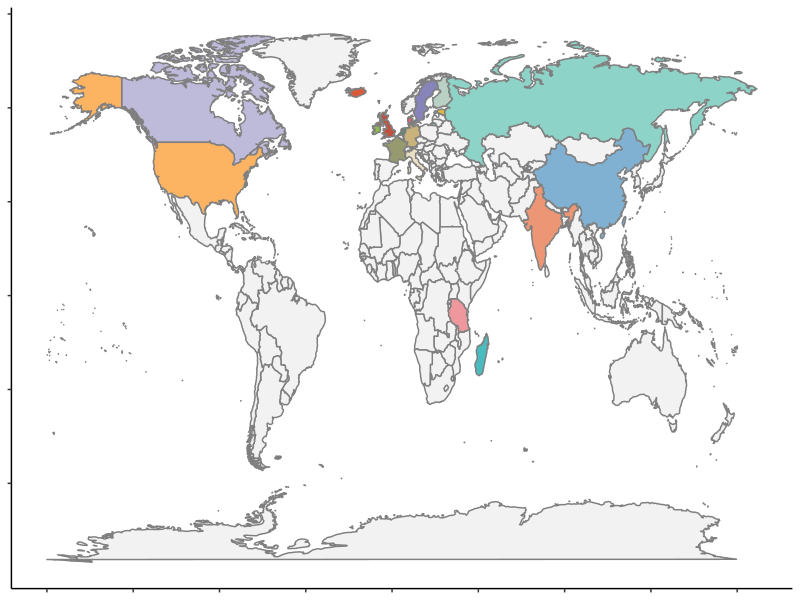
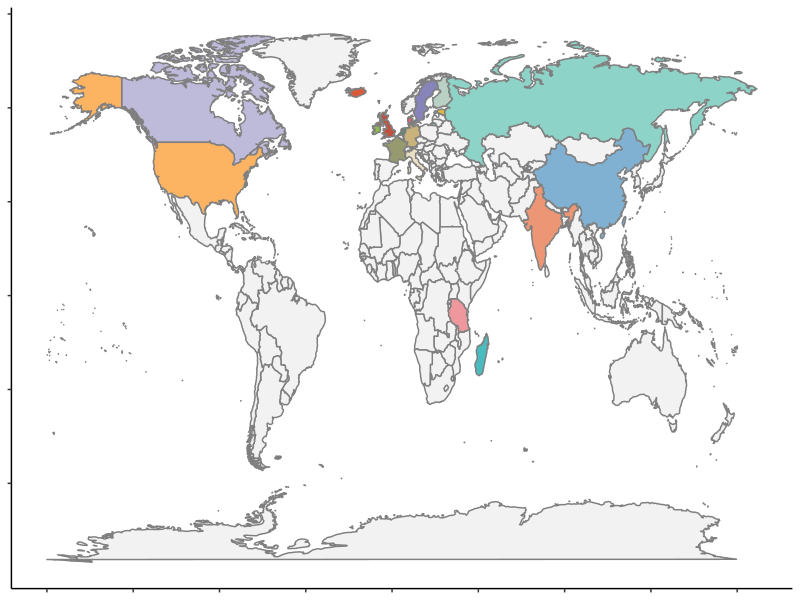

These charts were generated, in order, by the following R code:
library(ggplot2)
world_map <- map_data("world")
world_map$subregion <- ifelse(world_map$region=="Madagascar","Madagascar",ifelse(
  world_map$region=="Tanzania","Tanzania",ifelse(
    world_map$region=="China","China",ifelse(
      world_map$region=="Taiwan","China",ifelse(
        world_map$region=="India","India",ifelse(
          world_map$region=="Denmark","Denmark",ifelse(
            world_map$region=="Estonia","Estonia",ifelse(
              world_map$region=="Finland","Finland",ifelse(
                world_map$region=="France","France",ifelse(
                  world_map$region=="Germany","Germany",ifelse(
                    world_map$region=="Iceland","Iceland",ifelse(
                      world_map$region=="Ireland","Ireland",ifelse(
                        world_map$region=="Italy","Italy",ifelse(
                          world_map$region=="Luxembourg","Luxembourg",ifelse(
                            world_map$region=="Netherlands","Netherlands",ifelse(
                              world_map$region=="Russia","Russia",ifelse(
                                world_map$region=="Sweden","Sweden",ifelse(
                                  world_map$region=="UK","UK",ifelse(
                                    world_map$region=="Canada","Canada",ifelse(
                                      world_map$region=="USA","USA","Others"))))))))))))))))))))
world_map$subregion <- factor(world_map$subregion,levels = c("Madagascar","Tanzania","China","India","Denmark","Estonia","Finland","France","Germany","Iceland","Ireland","Italy","Luxembourg","Netherlands","Russia","Sweden","UK","Canada","USA","Others"))
ggplot(world_map, aes(x = long, y = lat, group = group)) +
  geom_polygon(aes(fill= subregion), colour = "grey50") +
  scale_x_continuous(breaks = seq(-180, 210, 45), labels = function(x){paste0(x, "°")}) +
  scale_y_continuous(breaks = seq(-60, 100, 30), labels = function(x){paste0(x, "°")}) +
  scale_fill_manual(values = c("#4abbbe","#ee989e","#80b1d3","#ec9675","#ec5d69","#ddb743","#b9d1c5","#979a6f","#c9b27b","#db5b38","#8eb853","#eadfc3","#eec16c","#379160","#8dd3c7","#8684b9","#c3503f","#bebada","#fdb462","#f2f2f2"))+
  theme_classic()+
  theme(legend.position = "none",
        axis.title = element_blank(),
        axis.text = element_blank())
ggsave("map_new.pdf",width = 8.87,height = 4.2)